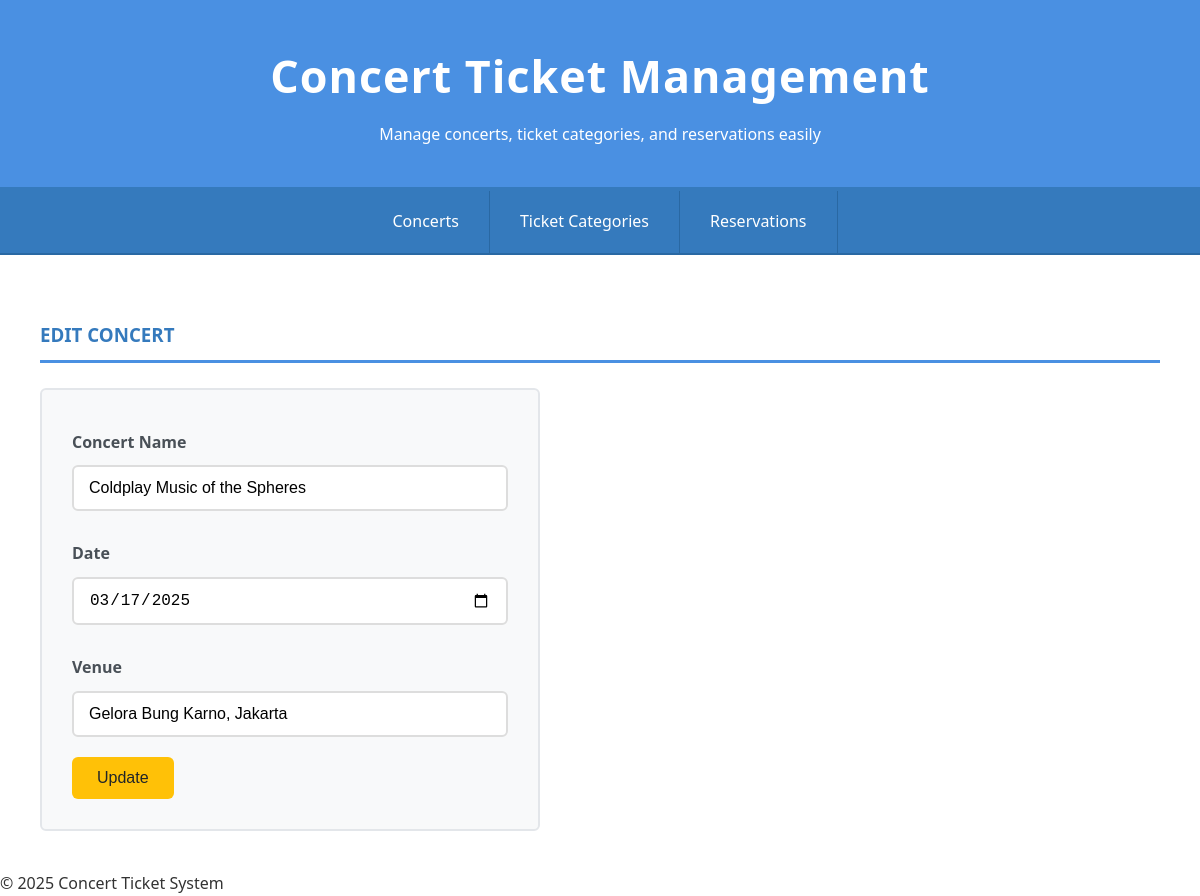
/?page=concert&action=edit&id=1, run on the app's committed database.
### tables this page shows
CREATE TABLE `concert` (
  `id_concert` int(11) NOT NULL,
  `concert_name` varchar(100) DEFAULT NULL,
  `date` date DEFAULT NULL,
  `venue` varchar(150) DEFAULT NULL
);

### config/db.php (called while the page is built, shortened)
<?php
class Database {
    private $host = "localhost";
    private $db_name = "db_konser";
    private $username = "root";
    private $password = "";
    public function __construct() {
        try {
            $this->conn = new PDO("mysql:host={$this->host};dbname={$this->db_name}", $this->username, $this->password);
        } catch (PDOException $e) {
            die("Connection error: " . $e->getMessage());
        }
    }
}
?>

### class/Concert.php (called while the page is built, shortened)
<?php
require_once 'config/db.php';
class Concert {
    private $db;
    public function __construct() {
        $this->db = (new Database())->conn;
    }
    public function find($id) {
        $stmt = $this->db->prepare("SELECT * FROM concert WHERE id_concert = ?");
        $stmt->execute([$id]);
        return $stmt->fetch(PDO::FETCH_ASSOC);
    }
}
?>

### view/concert/edit.php (the view, shortened to what this page needs)
<?php
$data = $concert->find($_GET["id"]);
?>
<div class="card">
<h3>Edit Concert</h3>
<form method="POST">
    <label>Concert Name</label>
    <input type="text" name="name" value="<?= $data['concert_name'] ?>">
    <label>Date</label>
    <input type="date" name="date" value="<?= $data['date'] ?>">
    <label>Venue</label>
    <input type="text" name="venue" value="<?= $data['venue'] ?>">
    <button class="btn btn-warning">Update</button>
</form>
</div>

### style.css (style rules this page uses)
* { margin: 0; padding: 0; box-sizing: border-box; }
body { font-family: 'Segoe UI', Tahoma, Geneva, Verdana, sans-serif; background-color: #f5f7fa; color: #333; line-height: 1.6; min-height: 100vh; }
h2, h3 { color: #357abd; margin-bottom: 25px; text-transform: uppercase; font-weight: 600; border-bottom: 3px solid #4a90e2; padding-bottom: 10px; }
form { background-color: #f8f9fa; padding: 30px; border-radius: 6px; border: 2px solid #e3e6ea; width: 500px; }
label { font-weight: 600; color: #495057; margin-top: 10px; display: block; }
input, select { width: 100%; padding: 12px 15px; margin: 10px 0 20px 0; border: 2px solid #ddd; border-radius: 6px; font-size: 16px; transition: border-color 0.3s ease; }
button, .btn { background-color: #4a90e2; color: white; padding: 12px 25px; border: none; border-radius: 6px; cursor: pointer; font-size: 16px; font-weight: 500; transition: 0.3s ease; text-decoration: none; }
.btn-warning { background-color: #ffc107; color: #212529; }

### data on the page
concert: name "Coldplay Music of the Spheres", date "03/17/2025", venue "Gelora Bung Karno, Jakarta"
